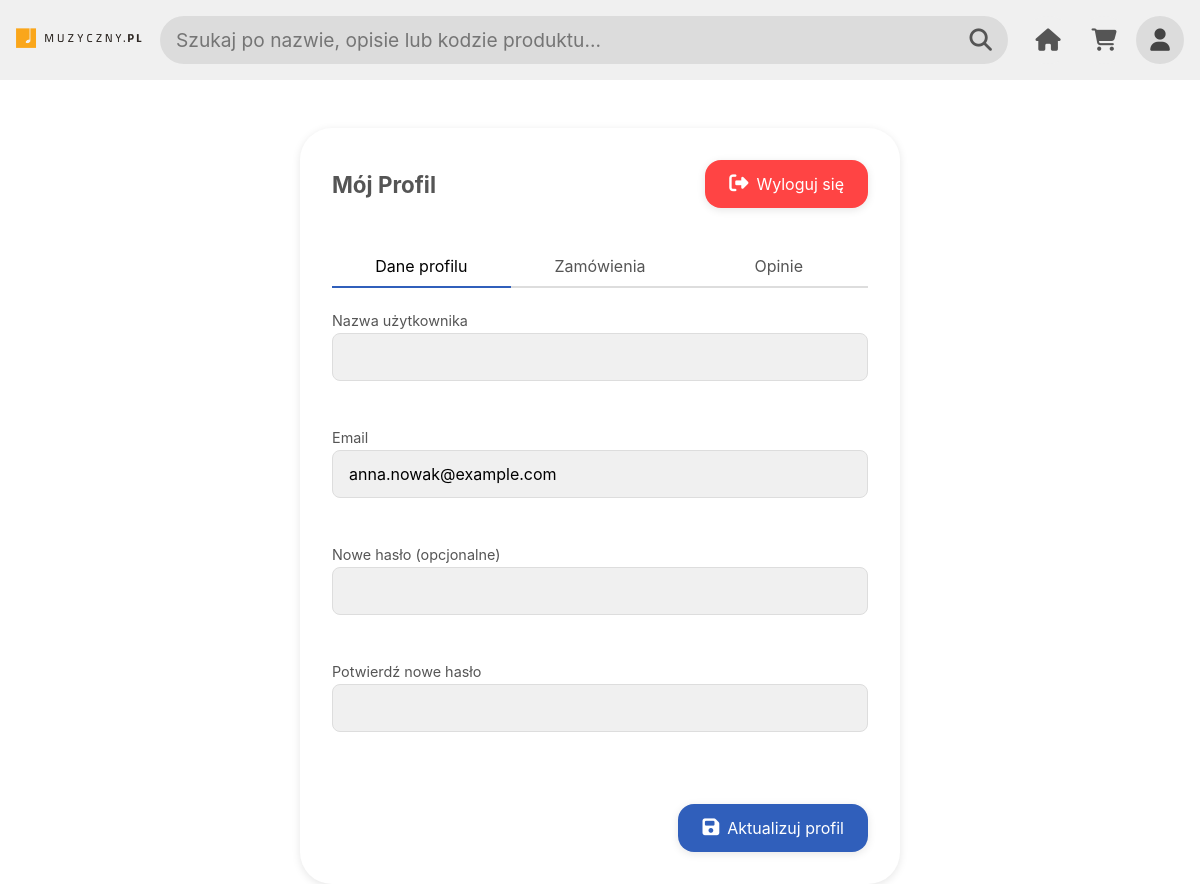
Before: /src/pages/profile.php (signed in) with the older database file.
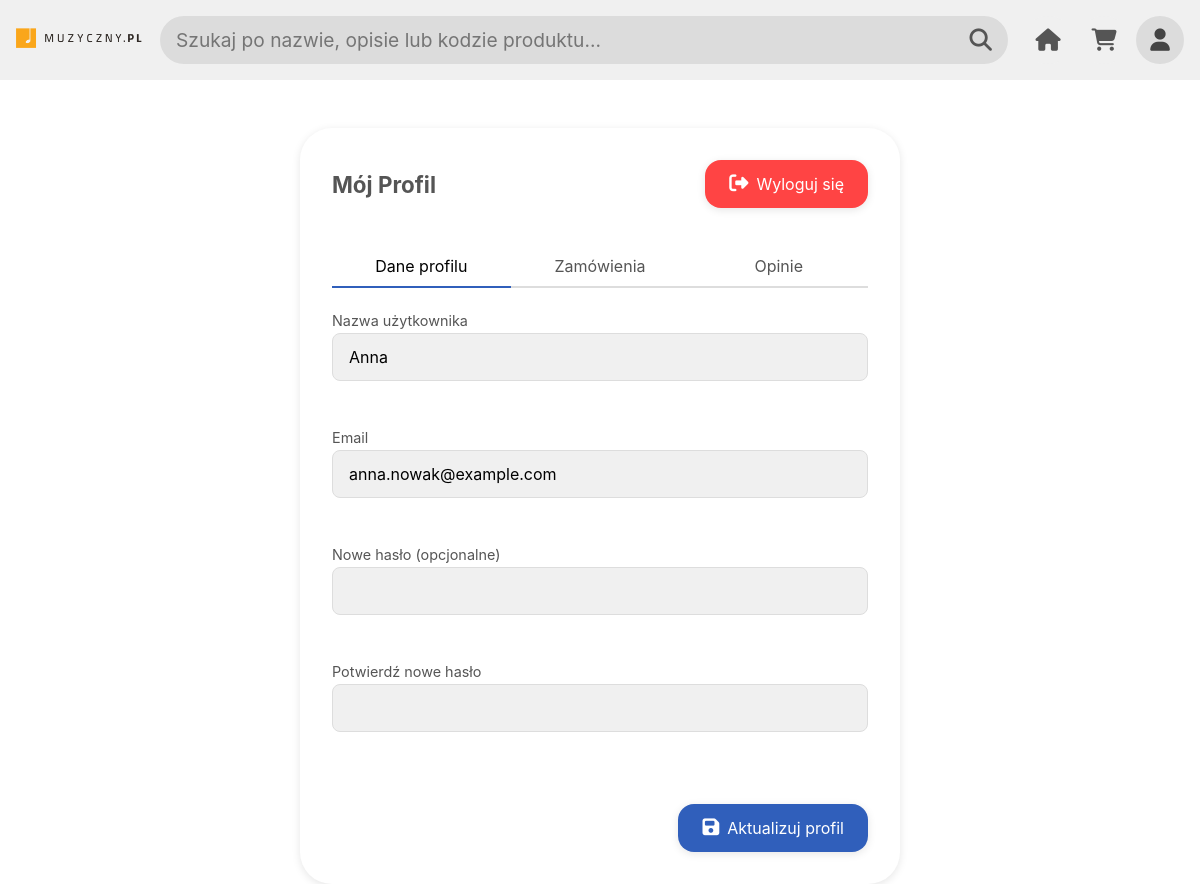
After: the same page with the newer database file.
### tables this page shows
CREATE TABLE `klienci` (
  `id` int(11) NOT NULL,
  `uzytkownik_id` int(11) NOT NULL
);

CREATE TABLE `uzytkownicy` (
  `id` int(11) NOT NULL,
  `nazwa_uzytkownika` varchar(255) NOT NULL,
  `email` varchar(255) NOT NULL,
  `haslo` varchar(255) NOT NULL,
  `data_rejestracji` datetime NOT NULL DEFAULT current_timestamp(),
  `typ` enum('pracownik','klient') NOT NULL DEFAULT 'klient'
);

### src/pages/profile.php (the view, shortened to what the changed rows need)
<?php
  include_once '../includes/config/db_config.php';
  $ORDER_STATUSES = [
    'w przygotowaniu' => ['class' => 'status-badge warning'],
    'wysłane' => ['class' => 'status-badge info'],
    'dostarczone' => ['class' => 'status-badge success'],
    'anulowane' => ['class' => 'status-badge danger']
  ];
  $errors = [
    'email' => '',
    'password' => '',
    'employee' => '',
    'employee_password' => '',
    'register_email' => '',
    'register_password' => '',
    'register_username' => '',
  ];
  $values = [
    'email' => '',
    'employee_id' => '',
    'register_email' => '',
    'register_username' => '',
  ];
  $isLoggedIn = isset($_SESSION['user_id']);
  $userData = null;
  if ($isLoggedIn) {
    $userId = $_SESSION['user_id'];
    $query = "SELECT u.*, k.id as klient_id FROM uzytkownicy u
              LEFT JOIN klienci k ON u.id = k.uzytkownik_id
              WHERE u.id = ?";
    $stmt = mysqli_prepare($connection, $query);
    mysqli_stmt_bind_param($stmt, 'i', $userId);
    mysqli_stmt_execute($stmt);
    $result = mysqli_stmt_get_result($stmt);
    $userData = mysqli_fetch_assoc($result);
  } else {
    if ($_SERVER["REQUEST_METHOD"] === "POST") {
      handleLogin($connection, $errors, $values);
      handleEmployeeLogin($connection, $errors, $values);
      handleRegistration($connection, $errors, $values);
    }
  }
?>
<!DOCTYPE html>
<html lang="pl">
<head>
  <link href="../assets/css/profile.css" rel="stylesheet">
</head>
<body>
<main class="fade-in">
  <?php if ($isLoggedIn): ?>
    <?php if (isset($viewingOrderDetails) && $orderDetails): ?>
      <div class="order-details-container">
        <div class="order-details-header">
          <h2>Szczegóły zamówienia #<?= $orderDetails['order']['id'] ?></h2>
          <div class="button-group">
            <?php if ($orderDetails['order']['status'] !== 'dostarczone' && $orderDetails['order']['status'] !== 'anulowane'): ?>
              <form method="POST" class="cancel-order-form" onsubmit="return confirm('Czy na pewno chcesz anulować to zamówienie?');">
                <input type="hidden" name="order_id" value="<?= $orderDetails['order']['id'] ?>">
                <button type="submit" name="cancel_order" class="form-button btn-danger">
                  <i class="fas fa-times"></i> Anuluj zamówienie
                </button>
              </form>
            <?php endif; ?>
            <a href="profile.php" class="form-button"><i class="fas fa-arrow-left"></i> Powrót do profilu</a>
          </div>
        </div>
        <div class="order-info">
          <div class="info-group">
            <h3>Informacje o zamówieniu</h3>
            <p><strong>ID zamówienia:</strong> <?= $orderDetails['order']['id'] ?></p>
            <p><strong>Data złożenia:</strong> <?= $orderDetails['order']['data_zamowienia'] ?></p>
            <p><strong>Status:</strong>
              <span class="status-badge <?= $ORDER_STATUSES[$orderDetails['order']['status']]['class'] ?>">
                <?= $orderDetails['order']['status'] ?>
              </span>
            </p>
            <p><strong>Wartość całkowita:</strong> <?= $orderDetails['summary']['total'] ?> zł</p>
          </div>
          <?php if ($orderDetails['summary']['discount']): ?>
          <div class="info-group">
            <h3>Informacje o zniżce</h3>
            <p><strong>Wysokość zniżki:</strong> <?= $orderDetails['summary']['discount_percent'] ?>%</p>
            <p><strong>Kwota zniżki:</strong> <?= $orderDetails['summary']['discount'] ?> zł</p>
          </div>
          <?php endif; ?>
        </div>
        <h3>Zamówione produkty</h3>
        <div class="admin-table-wrapper">
          <table class="admin-table">
            <thead>
              <tr>
                <th>Produkt</th>
                <th>Kod produktu</th>
                <th>Ilość</th>
                <th>Cena</th>
                <th>Suma</th>
              </tr>
            </thead>
            <tbody>
              <?php foreach ($orderDetails['items'] as $item): ?>
                <tr>
                  <td><?= htmlspecialchars($item['nazwa']) ?></td>
                  <td><?= htmlspecialchars($item['kod_produktu']) ?></td>
                  <td><?= $item['ilosc'] ?></td>
                  <td><?= number_format($item['cena'], 2) ?> zł</td>
                  <td><?= number_format($item['cena'] * $item['ilosc'], 2) ?> zł</td>
                </tr>
              <?php endforeach; ?>
            </tbody>
            <tfoot>
              <tr>
                <td colspan="4" class="text-right"><strong>Suma częściowa:</strong></td>
                <td><?= $orderDetails['summary']['subtotal'] ?> zł</td>
              </tr>
              <?php if ($orderDetails['summary']['discount']): ?>
              <tr>
                <td colspan="4" class="text-right"><strong>Zniżka (<?= $orderDetails['summary']['discount_percent'] ?>%):</strong></td>
                <td>-<?= $orderDetails['summary']['discount'] ?> zł</td>
              </tr>
              <?php endif; ?>
              <tr>
                <td colspan="4" class="text-right"><strong>Razem:</strong></td>
                <td><strong><?= $orderDetails['summary']['total'] ?> zł</strong></td>
              </tr>
            </tfoot>
          </table>
        </div>
      </div>
    <?php else: ?>
      <div class="profile-container">
        <div class="profile-header">
          <h1>Mój Profil</h1>
          <form method="POST" class="logout-form">
            <button type="submit" name="logout" class="form-button btn-danger"><i class="fas fa-sign-out-alt"></i> Wyloguj się</button>
          </form>
        </div>
        <div class="profile-tabs">
          <button class="profile-tab active" data-tab="profile">Dane profilu</button>
          <button class="profile-tab" data-tab="orders">Zamówienia</button>
          <button class="profile-tab" data-tab="reviews">Opinie</button>
        </div>
        <div class="profile-content active" id="profile">
          <form method="POST" class="profile-form">
            <div class="form-group">
              <label class="form-label" for="username">Nazwa użytkownika</label>
              <input class="form-input" type="text" id="username" name="username"
                     value="<?= htmlspecialchars($userData['nazwa_uzytkownika']) ?>" required>
            </div>
            <div class="form-group">
              <label class="form-label" for="email">Email</label>
              <input class="form-input" type="email" id="email" name="email"
                     value="<?= htmlspecialchars($userData['email']) ?>" required>
            </div>
            <div class="form-group">
              <label class="form-label" for="new_password">Nowe hasło (opcjonalne)</label>
              <input class="form-input" type="password" id="new_password" name="new_password">
            </div>
            <div class="form-group">
              <label class="form-label" for="confirm_password">Potwierdź nowe hasło</label>
              <input class="form-input" type="password" id="confirm_password" name="confirm_password">
            </div>
            <div class="button-group">
              <button type="submit" name="update_profile" class="form-button"><i class="fas fa-save"></i> Aktualizuj profil</button>
            </div>
          </form>
        </div>
      </div>
    <?php endif; ?>
  <?php endif; ?>
</main>
</body>
</html>

Changed rows visible on the page:
changed through a linked row, klienci "anna.nowak@example.com": username (not shown) → "Anna"
